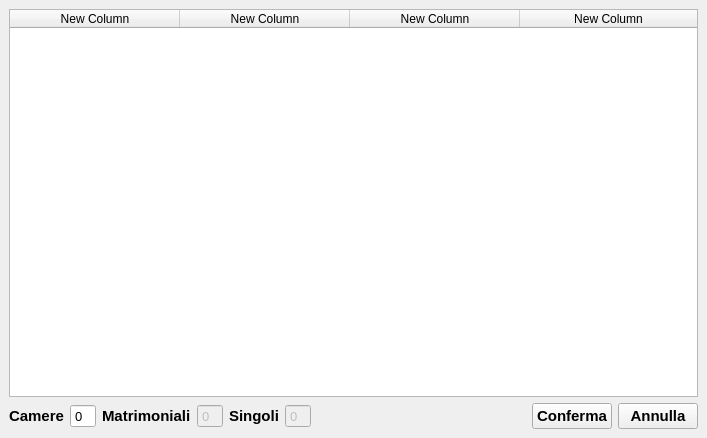
<?xml version="1.0" encoding="UTF-8"?>
<ui version="4.0">
 <class>scelta_camere</class>
 <widget class="QMainWindow" name="scelta_camere">
  <property name="geometry">
   <rect>
    <x>0</x>
    <y>0</y>
    <width>707</width>
    <height>438</height>
   </rect>
  </property>
  <property name="sizePolicy">
   <sizepolicy hsizetype="Fixed" vsizetype="Preferred">
    <horstretch>12</horstretch>
    <verstretch>0</verstretch>
   </sizepolicy>
  </property>
  <property name="minimumSize">
   <size>
    <width>707</width>
    <height>438</height>
   </size>
  </property>
  <property name="maximumSize">
   <size>
    <width>707</width>
    <height>438</height>
   </size>
  </property>
  <property name="windowTitle">
   <string>Lista Camere</string>
  </property>
  <widget class="QWidget" name="centralwidget">
   <layout class="QVBoxLayout" name="verticalLayout">
    <item>
     <widget class="QTableWidget" name="tabella_camere">
      <attribute name="horizontalHeaderDefaultSectionSize">
       <number>170</number>
      </attribute>
      <attribute name="horizontalHeaderMinimumSectionSize">
       <number>39</number>
      </attribute>
      <attribute name="horizontalHeaderStretchLastSection">
       <bool>true</bool>
      </attribute>
      <column>
       <property name="text">
        <string>New Column</string>
       </property>
      </column>
      <column>
       <property name="text">
        <string>New Column</string>
       </property>
      </column>
      <column>
       <property name="text">
        <string>New Column</string>
       </property>
      </column>
      <column>
       <property name="text">
        <string>New Column</string>
       </property>
      </column>
     </widget>
    </item>
    <item>
     <layout class="QHBoxLayout" name="horizontalLayout_2">
      <item>
       <widget class="QLabel" name="label">
        <property name="font">
         <font>
          <family>Arial</family>
          <pointsize>11</pointsize>
          <weight>75</weight>
          <bold>true</bold>
         </font>
        </property>
        <property name="text">
         <string>Camere</string>
        </property>
       </widget>
      </item>
      <item>
       <widget class="QSpinBox" name="spinBox_camere">
        <property name="enabled">
         <bool>true</bool>
        </property>
        <property name="font">
         <font>
          <family>Arial</family>
          <pointsize>10</pointsize>
         </font>
        </property>
        <property name="buttonSymbols">
         <enum>QAbstractSpinBox::NoButtons</enum>
        </property>
       </widget>
      </item>
      <item>
       <widget class="QLabel" name="label_2">
        <property name="font">
         <font>
          <family>Arial</family>
          <pointsize>11</pointsize>
          <weight>75</weight>
          <bold>true</bold>
         </font>
        </property>
        <property name="text">
         <string>Matrimoniali</string>
        </property>
       </widget>
      </item>
      <item>
       <widget class="QSpinBox" name="spinBox_matrimoniali">
        <property name="enabled">
         <bool>false</bool>
        </property>
        <property name="font">
         <font>
          <family>Arial</family>
          <pointsize>10</pointsize>
         </font>
        </property>
        <property name="buttonSymbols">
         <enum>QAbstractSpinBox::NoButtons</enum>
        </property>
       </widget>
      </item>
      <item>
       <widget class="QLabel" name="label_3">
        <property name="font">
         <font>
          <family>Arial</family>
          <pointsize>11</pointsize>
          <weight>75</weight>
          <bold>true</bold>
         </font>
        </property>
        <property name="text">
         <string>Singoli</string>
        </property>
       </widget>
      </item>
      <item>
       <widget class="QSpinBox" name="spinBox_singoli">
        <property name="enabled">
         <bool>false</bool>
        </property>
        <property name="font">
         <font>
          <family>Arial</family>
          <pointsize>10</pointsize>
         </font>
        </property>
        <property name="buttonSymbols">
         <enum>QAbstractSpinBox::NoButtons</enum>
        </property>
       </widget>
      </item>
      <item>
       <spacer name="horizontalSpacer">
        <property name="orientation">
         <enum>Qt::Horizontal</enum>
        </property>
        <property name="sizeHint" stdset="0">
         <size>
          <width>40</width>
          <height>20</height>
         </size>
        </property>
       </spacer>
      </item>
      <item>
       <widget class="QPushButton" name="button_conferma">
        <property name="sizePolicy">
         <sizepolicy hsizetype="Fixed" vsizetype="Fixed">
          <horstretch>0</horstretch>
          <verstretch>0</verstretch>
         </sizepolicy>
        </property>
        <property name="font">
         <font>
          <family>Arial</family>
          <pointsize>11</pointsize>
          <weight>75</weight>
          <bold>true</bold>
         </font>
        </property>
        <property name="text">
         <string>Conferma</string>
        </property>
       </widget>
      </item>
      <item>
       <widget class="QPushButton" name="button_annulla">
        <property name="sizePolicy">
         <sizepolicy hsizetype="Fixed" vsizetype="Fixed">
          <horstretch>0</horstretch>
          <verstretch>0</verstretch>
         </sizepolicy>
        </property>
        <property name="font">
         <font>
          <family>Arial</family>
          <pointsize>11</pointsize>
          <weight>75</weight>
          <bold>true</bold>
         </font>
        </property>
        <property name="text">
         <string>Annulla</string>
        </property>
       </widget>
      </item>
     </layout>
    </item>
   </layout>
  </widget>
 </widget>
 <resources/>
 <connections/>
</ui>
